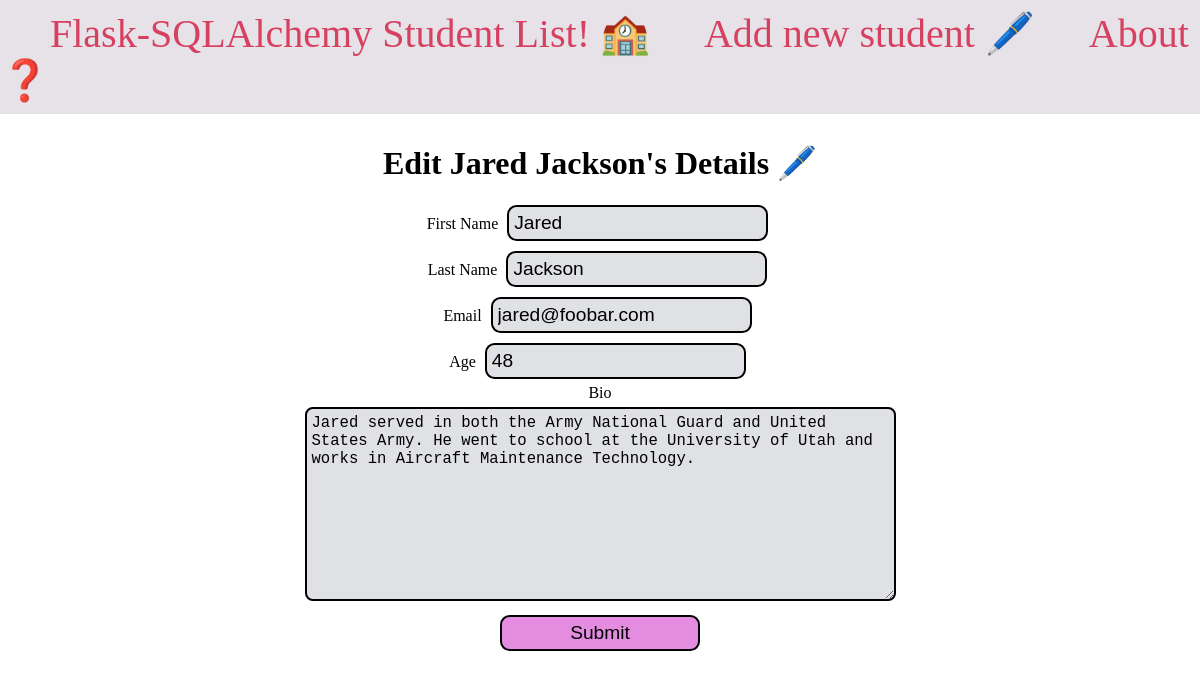
Page /2/edit/ on the committed database.
### app.py (models this page shows, shortened)
class Student(db.Model):
    id = db.Column(db.Integer, primary_key=True)
    firstname = db.Column(db.String(100), nullable=False)
    lastname = db.Column(db.String(100), nullable=False)
    email = db.Column(db.String(80), unique=True, nullable=False)
    age = db.Column(db.Integer)
    created_at = db.Column(db.DateTime(timezone=True), server_default=db.func.current_timestamp())
    bio = db.Column(db.Text)

### app.py (the view, shortened to what this page needs)
@app.route('/<int:student_id>/edit/', methods=('GET', 'POST'))
def edit(student_id):
    student = Student.query.get_or_404(student_id)
    return render_template('edit.html', student=student)

### templates/edit.html (shortened to what this page needs)
<!DOCTYPE html>
<html lang="en">
<head>
    <link href="{{ url_for('static', filename='css/style.css') }}" type="text/css" rel="stylesheet">
</head>
<body>
    <nav>
        <a href="{{ url_for('index') }}">Flask-SQLAlchemy Student List! 🏫</a>
        <a href="{{ url_for('create') }}">Add new student 🖊️</a>
        <a href="{{ url_for('about') }}">About ❓</a>
    </nav>
    <main>
        <section class="center">
            <h1 class="headline-h1">Edit {{ student.firstname }} {{ student.lastname }}'s Details 🖊️</h1>
            <br>
            <form method="post">
                <label for="firstname">First Name</label>
                <input class="text-field" type="text" name="firstname" value="{{ student.firstname }}" placeholder="First name">
                <br>
                <label for="lastname">Last Name</label>
                <input class="text-field" type="text" name="lastname" value="{{ student.lastname }}" placeholder="Last name">
                <br>
                <label for="email">Email</label>
                <input class="text-field" type="email" name="email" value="{{ student.email }}" placeholder="Student email">
                <br>
                <label for="age">Age</label>
                <input class="text-field" type="number" name="age" value="{{ student.age }}" placeholder="Age">
                <br>
                <label for="bio">Bio</label>
                <br>
                <textarea class="text-field" style="font-size: 1.2em" name="bio" placeholder="Bio" rows="10" cols="60">{{ student.bio }}</textarea>
                <br>
                <button class="button" type="submit">Submit</button>
            </form>
        </section>
    </main>
</body>
</html>

### static/css/style.css (style rules this page uses)
* { margin: 0; padding: 0; box-sizing: border-box; }
main { margin-top: 30px; }
.headline-h1 { font-size: 2em; font-weight: 700; }
.center { text-align: center; margin-left: auto; margin-right: auto; }
nav { background-color: rgb(231, 226, 231); padding-top: 10px; padding-bottom: 10px; }
nav a { color: #d64161; font-size: 2.5em; margin-left: 50px; text-decoration: none; }
.text-field { font-size: 1.2em; padding: 5px; margin: 5px; background-color: rgb(224, 225, 228); border: 2px solid black; border-radius: .5em; }
.button { font-size: 1.2em; background-color: rgb(228, 141, 224); margin: 5px; padding: 5px; border: 2px solid black; border-radius: .5em; width: 200px; }

### rows in the picture
Student: firstname "Jared", lastname "Jackson", email "jared@foobar.com", age "48", bio "Jared served in both the Army National Guard and United States Army. He went to school at the University of Utah and works in Aircraft Maintenance Technology."
